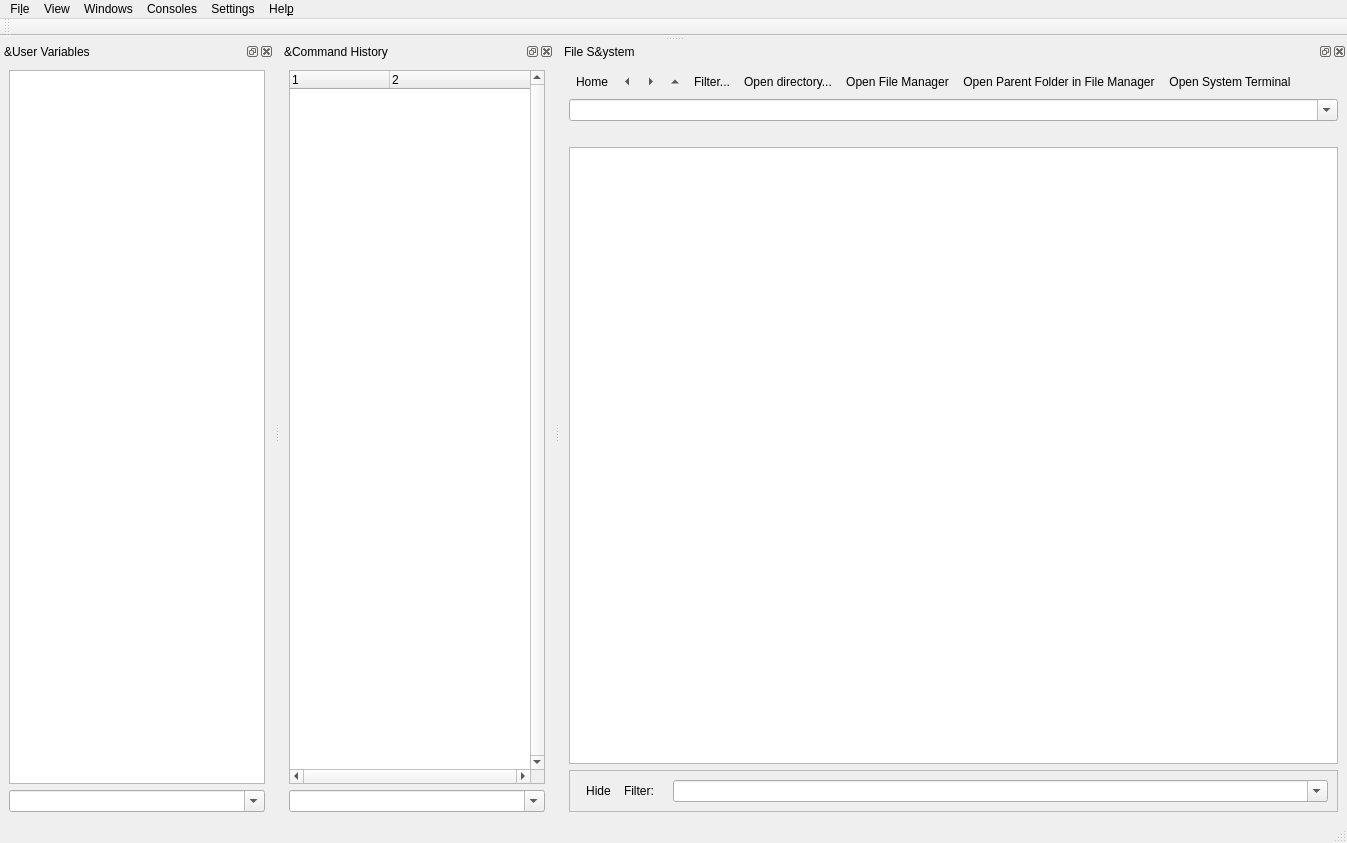
<?xml version="1.0" encoding="UTF-8"?>
<ui version="4.0">
 <author>Cezar Tigaret</author>
 <class>MainWindow</class>
 <widget class="QMainWindow" name="MainWindow">
  <property name="geometry">
   <rect>
    <x>0</x>
    <y>0</y>
    <width>1159</width>
    <height>843</height>
   </rect>
  </property>
  <property name="sizePolicy">
   <sizepolicy hsizetype="Preferred" vsizetype="Preferred">
    <horstretch>0</horstretch>
    <verstretch>0</verstretch>
   </sizepolicy>
  </property>
  <property name="acceptDrops">
   <bool>true</bool>
  </property>
  <property name="windowTitle">
   <string>Scipyen</string>
  </property>
  <property name="windowIcon">
   <iconset theme="python">
    <normaloff>.</normaloff>.</iconset>
  </property>
  <widget class="QWidget" name="centralwidget">
   <property name="sizePolicy">
    <sizepolicy hsizetype="Preferred" vsizetype="Preferred">
     <horstretch>0</horstretch>
     <verstretch>0</verstretch>
    </sizepolicy>
   </property>
   <property name="maximumSize">
    <size>
     <width>0</width>
     <height>0</height>
    </size>
   </property>
  </widget>
  <widget class="QMenuBar" name="menubar">
   <property name="geometry">
    <rect>
     <x>0</x>
     <y>0</y>
     <width>1159</width>
     <height>28</height>
    </rect>
   </property>
   <property name="sizePolicy">
    <sizepolicy hsizetype="Preferred" vsizetype="Minimum">
     <horstretch>0</horstretch>
     <verstretch>0</verstretch>
    </sizepolicy>
   </property>
   <widget class="QMenu" name="menuFile">
    <property name="title">
     <string>Fi&amp;le</string>
    </property>
    <widget class="QMenu" name="menuImport">
     <property name="title">
      <string>&amp;Import</string>
     </property>
     <addaction name="actionImport_PrairieView_data"/>
    </widget>
    <addaction name="actionOpen"/>
    <addaction name="menuImport"/>
    <addaction name="actionSave"/>
    <addaction name="actionChange_Working_Directory"/>
    <addaction name="separator"/>
    <addaction name="separator"/>
    <addaction name="actionReload_Plugins"/>
    <addaction name="separator"/>
    <addaction name="actionQuit"/>
   </widget>
   <widget class="QMenu" name="menuHelp">
    <property name="title">
     <string>Hel&amp;p</string>
    </property>
    <addaction name="actionHelp_On_Console"/>
   </widget>
   <widget class="QMenu" name="menuView">
    <property name="title">
     <string>View</string>
    </property>
    <widget class="QMenu" name="menuSelected_Image_or_Volume">
     <property name="title">
      <string>&amp;Selected Variable</string>
     </property>
     <addaction name="actionView_Data_New_Window"/>
     <addaction name="actionView_Data"/>
    </widget>
    <addaction name="menuSelected_Image_or_Volume"/>
   </widget>
   <widget class="QMenu" name="menuViewers">
    <property name="title">
     <string>Windows</string>
    </property>
   </widget>
   <widget class="QMenu" name="menuSettings">
    <property name="title">
     <string>Settings</string>
    </property>
    <widget class="QMenu" name="menuCode_editor">
     <property name="title">
      <string>Code editor</string>
     </property>
     <addaction name="actionChoose_code_editor"/>
     <addaction name="actionUse_system_s_default_code_editor"/>
    </widget>
    <addaction name="actionGUI_Style"/>
    <addaction name="actionAuto_launch_Script_Manager"/>
    <addaction name="menuCode_editor"/>
    <addaction name="actionAuto_delete_viewer"/>
   </widget>
   <widget class="QMenu" name="menuConsoles">
    <property name="title">
     <string>Consoles</string>
    </property>
   </widget>
   <addaction name="menuFile"/>
   <addaction name="menuView"/>
   <addaction name="menuViewers"/>
   <addaction name="menuConsoles"/>
   <addaction name="menuSettings"/>
   <addaction name="menuHelp"/>
  </widget>
  <widget class="QStatusBar" name="statusbar"/>
  <widget class="QDockWidget" name="dockWidgetWorkspace">
   <property name="sizePolicy">
    <sizepolicy hsizetype="Preferred" vsizetype="Preferred">
     <horstretch>0</horstretch>
     <verstretch>0</verstretch>
    </sizepolicy>
   </property>
   <property name="windowIcon">
    <iconset theme="user-home">
     <normaloff>.</normaloff>.</iconset>
   </property>
   <property name="features">
    <set>QDockWidget::AllDockWidgetFeatures</set>
   </property>
   <property name="windowTitle">
    <string>&amp;User Variables</string>
   </property>
   <attribute name="dockWidgetArea">
    <number>8</number>
   </attribute>
   <widget class="QWidget" name="dockWidgetWorkspaceContents">
    <layout class="QVBoxLayout" name="verticalLayout_3">
     <item>
      <widget class="QTableView" name="workspaceView">
       <property name="sizePolicy">
        <sizepolicy hsizetype="MinimumExpanding" vsizetype="Preferred">
         <horstretch>0</horstretch>
         <verstretch>0</verstretch>
        </sizepolicy>
       </property>
       <property name="contextMenuPolicy">
        <enum>Qt::CustomContextMenu</enum>
       </property>
       <property name="acceptDrops">
        <bool>true</bool>
       </property>
       <property name="toolTip">
        <string>&lt;html&gt;
&lt;head/&gt;
&lt;body&gt;
&lt;ul&gt;
&lt;li&gt;Left mouse buttons:
&lt;ul&gt;
&lt;li&gt;single click selects&lt;/li&gt;
&lt;li&gt;double click show variable in the default Scipyen viewer for the variable type&lt;/li&gt;
&lt;/ul&gt;
&lt;/li&gt;
&lt;li&gt;Right mouse button click for context menu&lt;/li&gt;
&lt;/ul&gt;
&lt;/body&gt;
&lt;/html&gt;</string>
       </property>
       <property name="statusTip">
        <string>Left click to select; left double click to display; right click for context menu.</string>
       </property>
       <property name="whatsThis">
        <string>Left button click selects (press SHIFT for continuous, CTRL for extended selection). 

Left button double-click opens data in viewer (SHIFT for a new viewer) or displays data in console if no appropriate viewer exists.

Right button click opens context menu with more actions.

NOTE: you can click anywhere in the row to select</string>
       </property>
       <property name="showDropIndicator" stdset="0">
        <bool>false</bool>
       </property>
       <property name="dragEnabled">
        <bool>true</bool>
       </property>
       <property name="dragDropOverwriteMode">
        <bool>false</bool>
       </property>
       <property name="dragDropMode">
        <enum>QAbstractItemView::DragOnly</enum>
       </property>
       <property name="defaultDropAction">
        <enum>Qt::IgnoreAction</enum>
       </property>
       <property name="alternatingRowColors">
        <bool>true</bool>
       </property>
       <property name="showGrid">
        <bool>false</bool>
       </property>
       <property name="gridStyle">
        <enum>Qt::DotLine</enum>
       </property>
       <property name="sortingEnabled">
        <bool>true</bool>
       </property>
       <property name="wordWrap">
        <bool>false</bool>
       </property>
       <attribute name="horizontalHeaderCascadingSectionResizes">
        <bool>true</bool>
       </attribute>
       <attribute name="horizontalHeaderStretchLastSection">
        <bool>true</bool>
       </attribute>
       <attribute name="verticalHeaderVisible">
        <bool>true</bool>
       </attribute>
       <attribute name="verticalHeaderShowSortIndicator" stdset="0">
        <bool>false</bool>
       </attribute>
      </widget>
     </item>
     <item>
      <widget class="QComboBox" name="varNameFilterFinderComboBox">
       <property name="sizePolicy">
        <sizepolicy hsizetype="MinimumExpanding" vsizetype="Fixed">
         <horstretch>0</horstretch>
         <verstretch>0</verstretch>
        </sizepolicy>
       </property>
       <property name="toolTip">
        <string>Find variable by name using regular expressions. Pres ENTER to remember this expression.</string>
       </property>
       <property name="statusTip">
        <string>Find variable by name using regular expressions. Pres ENTER to remember this expression.</string>
       </property>
       <property name="whatsThis">
        <string>Find variable by name using regular expressions. Pres ENTER to remember this expression.</string>
       </property>
       <property name="editable">
        <bool>true</bool>
       </property>
      </widget>
     </item>
    </layout>
   </widget>
  </widget>
  <widget class="QDockWidget" name="dockWidgetHistory">
   <property name="sizePolicy">
    <sizepolicy hsizetype="Preferred" vsizetype="Preferred">
     <horstretch>0</horstretch>
     <verstretch>0</verstretch>
    </sizepolicy>
   </property>
   <property name="windowIcon">
    <iconset theme="folder-recent">
     <normaloff>.</normaloff>.</iconset>
   </property>
   <property name="features">
    <set>QDockWidget::AllDockWidgetFeatures</set>
   </property>
   <property name="windowTitle">
    <string>&amp;Command History</string>
   </property>
   <attribute name="dockWidgetArea">
    <number>8</number>
   </attribute>
   <widget class="QWidget" name="dockWidgetHistoryContents">
    <layout class="QVBoxLayout" name="verticalLayout_4">
     <item>
      <widget class="QTreeWidget" name="historyTreeWidget">
       <property name="sizePolicy">
        <sizepolicy hsizetype="MinimumExpanding" vsizetype="Preferred">
         <horstretch>0</horstretch>
         <verstretch>0</verstretch>
        </sizepolicy>
       </property>
       <property name="contextMenuPolicy">
        <enum>Qt::CustomContextMenu</enum>
       </property>
       <property name="verticalScrollBarPolicy">
        <enum>Qt::ScrollBarAlwaysOn</enum>
       </property>
       <property name="horizontalScrollBarPolicy">
        <enum>Qt::ScrollBarAlwaysOn</enum>
       </property>
       <property name="showDropIndicator" stdset="0">
        <bool>false</bool>
       </property>
       <property name="dragEnabled">
        <bool>true</bool>
       </property>
       <property name="dragDropMode">
        <enum>QAbstractItemView::DragOnly</enum>
       </property>
       <property name="alternatingRowColors">
        <bool>true</bool>
       </property>
       <property name="selectionMode">
        <enum>QAbstractItemView::ExtendedSelection</enum>
       </property>
       <property name="selectionBehavior">
        <enum>QAbstractItemView::SelectItems</enum>
       </property>
       <property name="columnCount">
        <number>2</number>
       </property>
       <attribute name="headerVisible">
        <bool>true</bool>
       </attribute>
       <attribute name="headerCascadingSectionResizes">
        <bool>true</bool>
       </attribute>
       <attribute name="headerMinimumSectionSize">
        <number>100</number>
       </attribute>
       <attribute name="headerDefaultSectionSize">
        <number>100</number>
       </attribute>
       <attribute name="headerHighlightSections">
        <bool>true</bool>
       </attribute>
       <attribute name="headerShowSortIndicator" stdset="0">
        <bool>false</bool>
       </attribute>
       <attribute name="headerStretchLastSection">
        <bool>true</bool>
       </attribute>
       <column>
        <property name="text">
         <string notr="true">1</string>
        </property>
       </column>
       <column>
        <property name="text">
         <string notr="true">2</string>
        </property>
       </column>
      </widget>
     </item>
     <item>
      <widget class="QComboBox" name="commandFinderComboBox">
       <property name="sizePolicy">
        <sizepolicy hsizetype="MinimumExpanding" vsizetype="Fixed">
         <horstretch>0</horstretch>
         <verstretch>0</verstretch>
        </sizepolicy>
       </property>
       <property name="toolTip">
        <string>Search for commands in the selected session, using regular expressions</string>
       </property>
       <property name="statusTip">
        <string>Search for commands in the selected session, using regular expressions</string>
       </property>
       <property name="whatsThis">
        <string>Search for commands in the selected session, using regular expressions</string>
       </property>
       <property name="editable">
        <bool>true</bool>
       </property>
      </widget>
     </item>
    </layout>
   </widget>
  </widget>
  <widget class="QDockWidget" name="dockWidgetFileSystem">
   <property name="sizePolicy">
    <sizepolicy hsizetype="Preferred" vsizetype="Preferred">
     <horstretch>0</horstretch>
     <verstretch>0</verstretch>
    </sizepolicy>
   </property>
   <property name="windowIcon">
    <iconset theme="folder">
     <normaloff>.</normaloff>.</iconset>
   </property>
   <property name="features">
    <set>QDockWidget::AllDockWidgetFeatures</set>
   </property>
   <property name="windowTitle">
    <string>File S&amp;ystem</string>
   </property>
   <attribute name="dockWidgetArea">
    <number>8</number>
   </attribute>
   <widget class="QWidget" name="dockWidgetFileSystemContents">
    <layout class="QGridLayout" name="gridLayout">
     <item row="0" column="0">
      <layout class="QHBoxLayout" name="horizontalLayout">
       <property name="spacing">
        <number>0</number>
       </property>
       <property name="sizeConstraint">
        <enum>QLayout::SetNoConstraint</enum>
       </property>
       <item>
        <widget class="QToolButton" name="dirHomeBtn">
         <property name="toolTip">
          <string>Go to Home directory</string>
         </property>
         <property name="text">
          <string>Home</string>
         </property>
         <property name="icon">
          <iconset theme="go-home">
           <normaloff>.</normaloff>.</iconset>
         </property>
         <property name="autoRaise">
          <bool>true</bool>
         </property>
        </widget>
       </item>
       <item>
        <widget class="QToolButton" name="dirBackBtn">
         <property name="toolTip">
          <string>Go back</string>
         </property>
         <property name="text">
          <string>Previous directory</string>
         </property>
         <property name="icon">
          <iconset theme="go-previous">
           <normaloff>.</normaloff>.</iconset>
         </property>
         <property name="autoRaise">
          <bool>true</bool>
         </property>
         <property name="arrowType">
          <enum>Qt::LeftArrow</enum>
         </property>
        </widget>
       </item>
       <item>
        <widget class="QToolButton" name="dirFwdBtn">
         <property name="toolTip">
          <string>Go forward</string>
         </property>
         <property name="text">
          <string>Next directory</string>
         </property>
         <property name="icon">
          <iconset theme="go-next">
           <normaloff>.</normaloff>.</iconset>
         </property>
         <property name="autoRaise">
          <bool>true</bool>
         </property>
         <property name="arrowType">
          <enum>Qt::RightArrow</enum>
         </property>
        </widget>
       </item>
       <item>
        <widget class="QToolButton" name="dirUpBtn">
         <property name="toolTip">
          <string>Go to parent directory</string>
         </property>
         <property name="text">
          <string>Parent directory</string>
         </property>
         <property name="icon">
          <iconset theme="go-up">
           <normaloff>.</normaloff>.</iconset>
         </property>
         <property name="autoRaise">
          <bool>true</bool>
         </property>
         <property name="arrowType">
          <enum>Qt::UpArrow</enum>
         </property>
        </widget>
       </item>
       <item>
        <widget class="QToolButton" name="viewFilesFilterToolBtn">
         <property name="text">
          <string>Filter...</string>
         </property>
         <property name="icon">
          <iconset theme="view-filter">
           <normaloff>.</normaloff>.</iconset>
         </property>
         <property name="autoRaise">
          <bool>true</bool>
         </property>
         <property name="arrowType">
          <enum>Qt::NoArrow</enum>
         </property>
        </widget>
       </item>
       <item>
        <widget class="QToolButton" name="selDirBtn">
         <property name="toolTip">
          <string>Select directory</string>
         </property>
         <property name="text">
          <string>Open directory...</string>
         </property>
         <property name="icon">
          <iconset theme="document-open">
           <normaloff>.</normaloff>.</iconset>
         </property>
         <property name="autoRaise">
          <bool>true</bool>
         </property>
        </widget>
       </item>
       <item>
        <widget class="QToolButton" name="systemOpenFolderBtn">
         <property name="toolTip">
          <string>Open current folder in system file manager</string>
         </property>
         <property name="statusTip">
          <string>Open current folder in system file manager</string>
         </property>
         <property name="whatsThis">
          <string>Open current folder in system file manager</string>
         </property>
         <property name="text">
          <string>Open File Manager</string>
         </property>
         <property name="icon">
          <iconset theme="document-open-folder">
           <normaloff>.</normaloff>.</iconset>
         </property>
         <property name="autoRaise">
          <bool>true</bool>
         </property>
        </widget>
       </item>
       <item>
        <widget class="QToolButton" name="systemOpenParentFolderBtn">
         <property name="toolTip">
          <string>Opens parent directory of working directory in system file manager</string>
         </property>
         <property name="statusTip">
          <string>Opens parent directory of working directory in system file manager</string>
         </property>
         <property name="whatsThis">
          <string>Opens parent directory of working directory in system file manager</string>
         </property>
         <property name="text">
          <string>Open Parent Folder in File Manager</string>
         </property>
         <property name="icon">
          <iconset theme="go-parent-folder">
           <normaloff>.</normaloff>.</iconset>
         </property>
         <property name="autoRaise">
          <bool>true</bool>
         </property>
        </widget>
       </item>
       <item>
        <widget class="QToolButton" name="openTermBtn">
         <property name="toolTip">
          <string>Open system terminal in current folder</string>
         </property>
         <property name="statusTip">
          <string>Open system terminal in current folder</string>
         </property>
         <property name="whatsThis">
          <string>Open system terminal in current folder</string>
         </property>
         <property name="text">
          <string>Open System Terminal</string>
         </property>
         <property name="icon">
          <iconset theme="utilities-terminal">
           <normaloff>.</normaloff>.</iconset>
         </property>
         <property name="autoRaise">
          <bool>true</bool>
         </property>
        </widget>
       </item>
       <item>
        <spacer name="horizontalSpacer_2">
         <property name="orientation">
          <enum>Qt::Horizontal</enum>
         </property>
         <property name="sizeType">
          <enum>QSizePolicy::MinimumExpanding</enum>
         </property>
         <property name="sizeHint" stdset="0">
          <size>
           <width>40</width>
           <height>20</height>
          </size>
         </property>
        </spacer>
       </item>
      </layout>
     </item>
     <item row="1" column="0">
      <widget class="QComboBox" name="directoryComboBox">
       <property name="sizePolicy">
        <sizepolicy hsizetype="Preferred" vsizetype="Fixed">
         <horstretch>0</horstretch>
         <verstretch>0</verstretch>
        </sizepolicy>
       </property>
       <property name="acceptDrops">
        <bool>true</bool>
       </property>
       <property name="toolTip">
        <string>Type path or drop a directory here or click arrow to select from recent directories.</string>
       </property>
       <property name="statusTip">
        <string>Type path or drop a directory here or click arrow to select from recent directories.</string>
       </property>
       <property name="whatsThis">
        <string>Type path or drop a directory here or click arrow to select from recent directories.</string>
       </property>
       <property name="editable">
        <bool>true</bool>
       </property>
      </widget>
     </item>
     <item row="2" column="0">
      <layout class="QVBoxLayout" name="verticalLayout">
       <item>
        <widget class="QLabel" name="currentDirLabel">
         <property name="sizePolicy">
          <sizepolicy hsizetype="Preferred" vsizetype="Fixed">
           <horstretch>0</horstretch>
           <verstretch>0</verstretch>
          </sizepolicy>
         </property>
         <property name="text">
          <string/>
         </property>
        </widget>
       </item>
       <item>
        <widget class="QTreeView" name="fileSystemTreeView">
         <property name="sizePolicy">
          <sizepolicy hsizetype="Preferred" vsizetype="Expanding">
           <horstretch>0</horstretch>
           <verstretch>1</verstretch>
          </sizepolicy>
         </property>
         <property name="contextMenuPolicy">
          <enum>Qt::CustomContextMenu</enum>
         </property>
         <property name="acceptDrops">
          <bool>false</bool>
         </property>
         <property name="sizeAdjustPolicy">
          <enum>QAbstractScrollArea::AdjustToContentsOnFirstShow</enum>
         </property>
         <property name="editTriggers">
          <set>QAbstractItemView::DoubleClicked</set>
         </property>
         <property name="tabKeyNavigation">
          <bool>true</bool>
         </property>
         <property name="showDropIndicator" stdset="0">
          <bool>false</bool>
         </property>
         <property name="dragEnabled">
          <bool>true</bool>
         </property>
         <property name="dragDropMode">
          <enum>QAbstractItemView::DragOnly</enum>
         </property>
         <property name="alternatingRowColors">
          <bool>true</bool>
         </property>
         <property name="selectionMode">
          <enum>QAbstractItemView::ExtendedSelection</enum>
         </property>
         <property name="selectionBehavior">
          <enum>QAbstractItemView::SelectItems</enum>
         </property>
         <property name="iconSize">
          <size>
           <width>16</width>
           <height>16</height>
          </size>
         </property>
         <property name="uniformRowHeights">
          <bool>true</bool>
         </property>
         <property name="sortingEnabled">
          <bool>true</bool>
         </property>
         <attribute name="headerCascadingSectionResizes">
          <bool>true</bool>
         </attribute>
         <attribute name="headerHighlightSections">
          <bool>true</bool>
         </attribute>
         <attribute name="headerShowSortIndicator" stdset="0">
          <bool>true</bool>
         </attribute>
         <attribute name="headerStretchLastSection">
          <bool>false</bool>
         </attribute>
        </widget>
       </item>
       <item>
        <widget class="QFrame" name="filesFilterFrame">
         <property name="frameShape">
          <enum>QFrame::StyledPanel</enum>
         </property>
         <property name="frameShadow">
          <enum>QFrame::Sunken</enum>
         </property>
         <property name="lineWidth">
          <number>0</number>
         </property>
         <layout class="QHBoxLayout" name="horizontalLayout_2">
          <item>
           <widget class="QToolButton" name="hideFilesFilterToolBtn">
            <property name="toolTip">
             <string>Hide file filter</string>
            </property>
            <property name="statusTip">
             <string>Hide file filter</string>
            </property>
            <property name="whatsThis">
             <string>Hide file filter</string>
            </property>
            <property name="text">
             <string>Hide</string>
            </property>
            <property name="icon">
             <iconset theme="window-close">
              <normaloff>.</normaloff>.</iconset>
            </property>
            <property name="autoRaise">
             <bool>true</bool>
            </property>
           </widget>
          </item>
          <item>
           <widget class="QLabel" name="filesFilterLabel">
            <property name="sizePolicy">
             <sizepolicy hsizetype="Fixed" vsizetype="Fixed">
              <horstretch>0</horstretch>
              <verstretch>0</verstretch>
             </sizepolicy>
            </property>
            <property name="text">
             <string>Filter:</string>
            </property>
            <property name="buddy">
             <cstring>fileSystemFilter</cstring>
            </property>
           </widget>
          </item>
          <item>
           <spacer name="horizontalSpacer">
            <property name="orientation">
             <enum>Qt::Horizontal</enum>
            </property>
            <property name="sizeType">
             <enum>QSizePolicy::Preferred</enum>
            </property>
            <property name="sizeHint" stdset="0">
             <size>
              <width>13</width>
              <height>17</height>
             </size>
            </property>
           </spacer>
          </item>
          <item>
           <widget class="QComboBox" name="fileSystemFilter">
            <property name="sizePolicy">
             <sizepolicy hsizetype="Preferred" vsizetype="Fixed">
              <horstretch>0</horstretch>
              <verstretch>0</verstretch>
             </sizepolicy>
            </property>
            <property name="toolTip">
             <string>Filter files by name and/or extension, using regular expressions</string>
            </property>
            <property name="statusTip">
             <string>Filter files by name and/or extension, using regular expressions</string>
            </property>
            <property name="whatsThis">
             <string>Filter files by name and/or extension, using regular expressions</string>
            </property>
            <property name="editable">
             <bool>true</bool>
            </property>
            <property name="insertPolicy">
             <enum>QComboBox::InsertAtTop</enum>
            </property>
           </widget>
          </item>
         </layout>
        </widget>
       </item>
      </layout>
     </item>
    </layout>
   </widget>
  </widget>
  <widget class="QToolBar" name="toolBar">
   <property name="sizePolicy">
    <sizepolicy hsizetype="MinimumExpanding" vsizetype="Fixed">
     <horstretch>0</horstretch>
     <verstretch>0</verstretch>
    </sizepolicy>
   </property>
   <property name="windowTitle">
    <string>toolBar</string>
   </property>
   <property name="toolButtonStyle">
    <enum>Qt::ToolButtonFollowStyle</enum>
   </property>
   <attribute name="toolBarArea">
    <enum>TopToolBarArea</enum>
   </attribute>
   <attribute name="toolBarBreak">
    <bool>false</bool>
   </attribute>
  </widget>
  <action name="actionSave">
   <property name="icon">
    <iconset theme="document-save">
     <normaloff>.</normaloff>.</iconset>
   </property>
   <property name="text">
    <string>&amp;Save As ...</string>
   </property>
  </action>
  <action name="actionQuit">
   <property name="icon">
    <iconset theme="application-exit">
     <normaloff>.</normaloff>.</iconset>
   </property>
   <property name="text">
    <string>&amp;Quit</string>
   </property>
  </action>
  <action name="action_Console">
   <property name="icon">
    <iconset theme="scriptnew">
     <normaloff>.</normaloff>.</iconset>
   </property>
   <property name="text">
    <string>&amp;Console</string>
   </property>
  </action>
  <action name="actionRestore_Workspace">
   <property name="text">
    <string>&amp;Restore Workspace</string>
   </property>
  </action>
  <action name="actionHelp_On_Console">
   <property name="icon">
    <iconset theme="help-contextual">
     <normaloff>.</normaloff>.</iconset>
   </property>
   <property name="text">
    <string>&amp;On Console</string>
   </property>
  </action>
  <action name="actionImport_PrairieView_data">
   <property name="icon">
    <iconset theme="document-open">
     <normaloff>.</normaloff>.</iconset>
   </property>
   <property name="text">
    <string>PrairieView data</string>
   </property>
  </action>
  <action name="actionImport_XY_Raster_Scan_File">
   <property name="icon">
    <iconset theme="document-open">
     <normaloff>.</normaloff>.</iconset>
   </property>
   <property name="text">
    <string>&amp;XY Raster Scan</string>
   </property>
  </action>
  <action name="actionImport_Electrophysiology_File">
   <property name="text">
    <string>&amp;Electrophysiology</string>
   </property>
  </action>
  <action name="actionImport_Protocol_File">
   <property name="text">
    <string>&amp;Protocol</string>
   </property>
  </action>
  <action name="actionOpen_Image_File">
   <property name="text">
    <string>&amp;Image</string>
   </property>
  </action>
  <action name="actionOpen_Scan_Data_File">
   <property name="text">
    <string>&amp;Scan Data</string>
   </property>
  </action>
  <action name="actionView_Data_New_Window">
   <property name="icon">
    <iconset theme="window-new">
     <normaloff>.</normaloff>.</iconset>
   </property>
   <property name="text">
    <string>&amp;In New Window</string>
   </property>
  </action>
  <action name="actionView_Data">
   <property name="icon">
    <iconset theme="quickview">
     <normaloff>.</normaloff>.</iconset>
   </property>
   <property name="text">
    <string>In &amp;Current Window</string>
   </property>
  </action>
  <action name="actionReload_Plugins">
   <property name="icon">
    <iconset theme="view-refresh">
     <normaloff>.</normaloff>.</iconset>
   </property>
   <property name="text">
    <string>&amp;Reload Plugins</string>
   </property>
  </action>
  <action name="actionOpen_Image_File_Using_BioFormats">
   <property name="text">
    <string>Image &amp;Using BioFormats</string>
   </property>
  </action>
  <action name="actionChange_Working_Directory">
   <property name="icon">
    <iconset theme="document-open-folder">
     <normaloff>.</normaloff>.</iconset>
   </property>
   <property name="text">
    <string>&amp;Change Working Directory</string>
   </property>
  </action>
  <action name="actionNew_Signal_Viewer">
   <property name="text">
    <string>New &amp;Signal Viewer</string>
   </property>
  </action>
  <action name="actionNew_Image_Viewer">
   <property name="text">
    <string>&amp;New Image Viewer</string>
   </property>
  </action>
  <action name="actionOpen">
   <property name="icon">
    <iconset theme="document-open">
     <normaloff>.</normaloff>.</iconset>
   </property>
   <property name="text">
    <string>&amp;Open...</string>
   </property>
  </action>
  <action name="actionOpen_Files">
   <property name="text">
    <string>Open &amp;Files...</string>
   </property>
  </action>
  <action name="actionSave_pickle">
   <property name="text">
    <string>Save (&amp;pickle) selected variables</string>
   </property>
  </action>
  <action name="actionScriptRun">
   <property name="text">
    <string>&amp;Run...</string>
   </property>
  </action>
  <action name="actionScriptToConsole">
   <property name="text">
    <string>&amp;To console...</string>
   </property>
  </action>
  <action name="actionConsole_font">
   <property name="text">
    <string>Console font...</string>
   </property>
  </action>
  <action name="actionEditor">
   <property name="text">
    <string>Editor</string>
   </property>
  </action>
  <action name="actionNewViewer">
   <property name="text">
    <string>New...</string>
   </property>
  </action>
  <action name="actionExternal_IPython">
   <property name="text">
    <string>External IPython</string>
   </property>
  </action>
  <action name="actionConsole">
   <property name="text">
    <string>Console</string>
   </property>
  </action>
  <action name="actionExternalIPython">
   <property name="text">
    <string>External IPython</string>
   </property>
  </action>
  <action name="actionExternalNrnIPython">
   <property name="text">
    <string>External IPython for Neuron</string>
   </property>
  </action>
  <action name="actionConsole_Client_for_Neuron">
   <property name="text">
    <string>Console Client wirh Neuron IPython</string>
   </property>
  </action>
  <action name="actionRunning_IPython">
   <property name="text">
    <string>Choose kernel...</string>
   </property>
  </action>
  <action name="actionRunning_IPython_for_Neuron">
   <property name="text">
    <string>Choose kernel and launch Neuron</string>
   </property>
  </action>
  <action name="actionGUI_Style">
   <property name="icon">
    <iconset theme="edit-paste-style">
     <normaloff>.</normaloff>.</iconset>
   </property>
   <property name="text">
    <string>GUI Style...</string>
   </property>
  </action>
  <action name="actionAuto_launch_Script_Manager">
   <property name="checkable">
    <bool>true</bool>
   </property>
   <property name="icon">
    <iconset theme="dialog-scripts">
     <normaloff>.</normaloff>.</iconset>
   </property>
   <property name="text">
    <string>Auto-launch Script Manager</string>
   </property>
  </action>
  <action name="actionChoose_code_editor">
   <property name="icon">
    <iconset theme="editor">
     <normaloff>.</normaloff>.</iconset>
   </property>
   <property name="text">
    <string>Choose code editor</string>
   </property>
  </action>
  <action name="actionUse_system_s_default_code_editor">
   <property name="checkable">
    <bool>true</bool>
   </property>
   <property name="icon">
    <iconset theme="editor">
     <normaloff>.</normaloff>.</iconset>
   </property>
   <property name="text">
    <string>Use system's default code editor</string>
   </property>
  </action>
  <action name="actionAuto_delete_viewer">
   <property name="checkable">
    <bool>true</bool>
   </property>
   <property name="icon">
    <iconset theme="window-unpin">
     <normaloff>.</normaloff>.</iconset>
   </property>
   <property name="text">
    <string>Auto-delete viewers</string>
   </property>
   <property name="toolTip">
    <string>&lt;html&gt;&lt;head/&gt;&lt;body&gt;&lt;p&gt;Remove viewer when closed&lt;/p&gt;&lt;p&gt;(does not apply to matplotlib figures)&lt;/p&gt;&lt;/body&gt;&lt;/html&gt;</string>
   </property>
   <property name="statusTip">
    <string>Remove viewer when closed</string>
   </property>
   <property name="whatsThis">
    <string>When a viewer is closed , also remove it from the user workspace</string>
   </property>
  </action>
  <action name="actionOpen_System_Terminal">
   <property name="icon">
    <iconset theme="utilities-terminal">
     <normaloff>.</normaloff>.</iconset>
   </property>
   <property name="text">
    <string>Open System Terminal</string>
   </property>
   <property name="toolTip">
    <string>Open system terminal in current folder</string>
   </property>
  </action>
 </widget>
 <resources>
  <include location="../../../../src/for scipyen/resources 23i30b/gui/resources/images.qrc"/>
 </resources>
 <connections/>
</ui>
